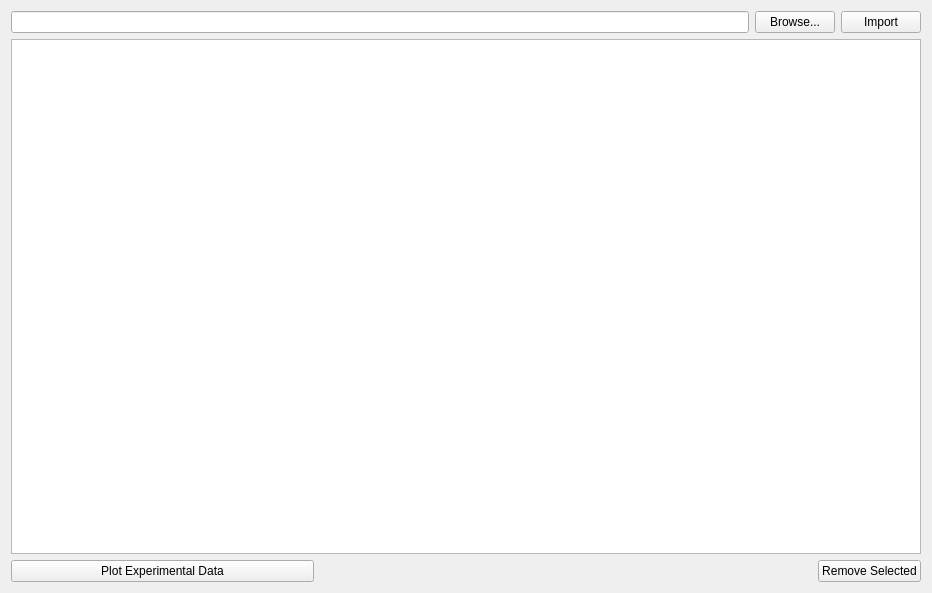
              <widget class="QWidget" name="pageMainFeatures">
               <property name="geometry">
                <rect>
                 <x>0</x>
                 <y>0</y>
                 <width>932</width>
                 <height>593</height>
                </rect>
               </property>
               <attribute name="label">
                <string>Main Features</string>
               </attribute>
               <layout class="QVBoxLayout" name="verticalLayout_11">
                <item>
                 <layout class="QVBoxLayout" name="verticalLayout_10">
                  <item>
                   <layout class="QHBoxLayout" name="horizontalLayout_9">
                    <item>
                     <widget class="QLineEdit" name="lineEditExpData"/>
                    </item>
                    <item>
                     <widget class="QPushButton" name="buttonBrowseExpData">
                      <property name="text">
                       <string>Browse...</string>
                      </property>
                     </widget>
                    </item>
                    <item>
                     <widget class="QPushButton" name="buttonImportExpData">
                      <property name="text">
                       <string>Import</string>
                      </property>
                     </widget>
                    </item>
                   </layout>
                  </item>
                  <item>
                   <widget class="QTableWidget" name="tableWidgetExpData"/>
                  </item>
                  <item>
                   <layout class="QHBoxLayout" name="horizontalLayout_4">
                    <item>
                     <widget class="QPushButton" name="buttonPlotExperimentalData">
                      <property name="sizePolicy">
                       <sizepolicy hsizetype="Minimum" vsizetype="Fixed">
                        <horstretch>2</horstretch>
                        <verstretch>0</verstretch>
                       </sizepolicy>
                      </property>
                      <property name="text">
                       <string>Plot Experimental Data</string>
                      </property>
                     </widget>
                    </item>
                    <item>
                     <spacer name="horizontalSpacer_5">
                      <property name="orientation">
                       <enum>Qt::Horizontal</enum>
                      </property>
                      <property name="sizeHint" stdset="0">
                       <size>
                        <width>498</width>
                        <height>20</height>
                       </size>
                      </property>
                     </spacer>
                    </item>
                    <item>
                     <widget class="QPushButton" name="buttonExpDataRemoveSelected">
                      <property name="text">
                       <string>Remove Selected</string>
                      </property>
                     </widget>
                    </item>
                   </layout>
                  </item>
                 </layout>
                </item>
               </layout>
              </widget>
